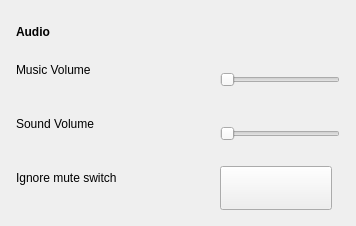
        <widget class="QFrame" name="audioSettingsCard">
         <property name="surface" stdset="0">
          <string notr="true">card</string>
         </property>
         <property name="frameShape">
          <enum>QFrame::NoFrame</enum>
         </property>
         <property name="sizePolicy">
          <sizepolicy hsizetype="Expanding" vsizetype="Preferred">
           <horstretch>0</horstretch>
           <verstretch>0</verstretch>
          </sizepolicy>
         </property>
         <layout class="QFormLayout" name="audioSettingsLayout">
          <property name="fieldGrowthPolicy">
           <enum>QFormLayout::AllNonFixedFieldsGrow</enum>
          </property>
          <property name="rowWrapPolicy">
           <enum>QFormLayout::WrapLongRows</enum>
          </property>
          <property name="labelAlignment">
           <set>Qt::AlignLeading|Qt::AlignLeft|Qt::AlignVCenter</set>
          </property>
          <property name="formAlignment">
           <set>Qt::AlignLeading|Qt::AlignLeft|Qt::AlignTop</set>
          </property>
          <property name="horizontalSpacing">
           <number>24</number>
          </property>
          <property name="verticalSpacing">
           <number>10</number>
          </property>
          <property name="leftMargin">
           <number>16</number>
          </property>
          <property name="topMargin">
           <number>16</number>
          </property>
          <property name="rightMargin">
           <number>16</number>
          </property>
          <property name="bottomMargin">
           <number>16</number>
          </property>
          <item row="0" column="0" colspan="2">
           <widget class="QLabel" name="labelAudio">
            <property name="font">
             <font>
              <bold>true</bold>
             </font>
            </property>
            <property name="text">
             <string>Audio</string>
            </property>
            <property name="wordWrap">
             <bool>true</bool>
            </property>
            <property name="sizePolicy">
             <sizepolicy hsizetype="Preferred" vsizetype="Preferred">
              <horstretch>0</horstretch>
              <verstretch>0</verstretch>
             </sizepolicy>
            </property>
            <property name="role" stdset="0">
             <string notr="true">sectionTitle</string>
            </property>
            <property name="maximumSize">
             <size>
              <width>16777215</width>
              <height>16777215</height>
             </size>
            </property>
            <property name="minimumSize">
             <size>
              <width>0</width>
              <height>32</height>
             </size>
            </property>
           </widget>
          </item>
          <item row="1" column="0">
           <widget class="QLabel" name="labelMusicVolume">
            <property name="text">
             <string>Music Volume</string>
            </property>
            <property name="wordWrap">
             <bool>true</bool>
            </property>
            <property name="sizePolicy">
             <sizepolicy hsizetype="Preferred" vsizetype="Preferred">
              <horstretch>0</horstretch>
              <verstretch>0</verstretch>
             </sizepolicy>
            </property>
            <property name="maximumSize">
             <size>
              <width>240</width>
              <height>16777215</height>
             </size>
            </property>
            <property name="buddy">
             <cstring>sliderMusicVolume</cstring>
            </property>
            <property name="minimumSize">
             <size>
              <width>180</width>
              <height>0</height>
             </size>
            </property>
           </widget>
          </item>
          <item row="1" column="1">
           <widget class="QSlider" name="sliderMusicVolume">
            <property name="maximum">
             <number>100</number>
            </property>
            <property name="orientation">
             <enum>Qt::Horizontal</enum>
            </property>
            <property name="tickInterval">
             <number>10</number>
            </property>
            <property name="minimumSize">
             <size>
              <width>120</width>
              <height>44</height>
             </size>
            </property>
            <property name="sizePolicy">
             <sizepolicy hsizetype="Expanding" vsizetype="Fixed">
              <horstretch>0</horstretch>
              <verstretch>0</verstretch>
             </sizepolicy>
            </property>
            <property name="tickPosition">
             <enum>QSlider::NoTicks</enum>
            </property>
           </widget>
          </item>
          <item row="2" column="0">
           <widget class="QLabel" name="labelSoundVolume">
            <property name="text">
             <string>Sound Volume</string>
            </property>
            <property name="wordWrap">
             <bool>true</bool>
            </property>
            <property name="sizePolicy">
             <sizepolicy hsizetype="Preferred" vsizetype="Preferred">
              <horstretch>0</horstretch>
              <verstretch>0</verstretch>
             </sizepolicy>
            </property>
            <property name="maximumSize">
             <size>
              <width>240</width>
              <height>16777215</height>
             </size>
            </property>
            <property name="buddy">
             <cstring>sliderSoundVolume</cstring>
            </property>
            <property name="minimumSize">
             <size>
              <width>180</width>
              <height>0</height>
             </size>
            </property>
           </widget>
          </item>
          <item row="2" column="1">
           <widget class="QSlider" name="sliderSoundVolume">
            <property name="maximum">
             <number>100</number>
            </property>
            <property name="orientation">
             <enum>Qt::Horizontal</enum>
            </property>
            <property name="tickInterval">
             <number>10</number>
            </property>
            <property name="minimumSize">
             <size>
              <width>120</width>
              <height>44</height>
             </size>
            </property>
            <property name="sizePolicy">
             <sizepolicy hsizetype="Expanding" vsizetype="Fixed">
              <horstretch>0</horstretch>
              <verstretch>0</verstretch>
             </sizepolicy>
            </property>
            <property name="tickPosition">
             <enum>QSlider::NoTicks</enum>
            </property>
           </widget>
          </item>
          <item row="3" column="0">
           <widget class="QLabel" name="labelIgnoreMuteSwitch">
            <property name="text">
             <string>Ignore mute switch</string>
            </property>
            <property name="wordWrap">
             <bool>true</bool>
            </property>
            <property name="sizePolicy">
             <sizepolicy hsizetype="Preferred" vsizetype="Preferred">
              <horstretch>0</horstretch>
              <verstretch>0</verstretch>
             </sizepolicy>
            </property>
            <property name="maximumSize">
             <size>
              <width>240</width>
              <height>16777215</height>
             </size>
            </property>
            <property name="buddy">
             <cstring>buttonIgnoreMuteSwitch</cstring>
            </property>
            <property name="minimumSize">
             <size>
              <width>180</width>
              <height>0</height>
             </size>
            </property>
           </widget>
          </item>
          <item row="3" column="1" alignment="Qt::AlignRight">
           <widget class="QToolButton" name="buttonIgnoreMuteSwitch">
            <property name="checkable">
             <bool>true</bool>
            </property>
            <property name="minimumSize">
             <size>
              <width>88</width>
              <height>44</height>
             </size>
            </property>
            <property name="sizePolicy">
             <sizepolicy hsizetype="Expanding" vsizetype="Fixed">
              <horstretch>0</horstretch>
              <verstretch>0</verstretch>
             </sizepolicy>
            </property>
            <property name="maximumSize">
             <size>
              <width>112</width>
              <height>16777215</height>
             </size>
            </property>
           </widget>
          </item>
         </layout>
        </widget>
